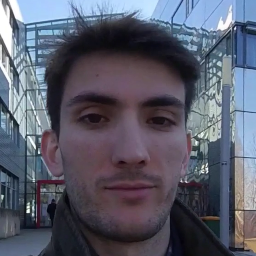
#> input picture original_face_0378.png, 256 x 256 px; its folder holds only this picture in this run
$ python -i data_aug.py   (imports and definitions only)   (older library calls are emulated)
#> lines starting #> are read from the running program, lines starting #| are printed output that depends on the picture
#> further down, picture is the input picture: PIL image 256x256 RGB; mean R, G, B 88.8, 91.3, 105.9
import os
import cv2
import math
import random
import scipy
import json
import copy
import base64
import zlib
import numpy as np
from scipy.ndimage.filters import gaussian_filter
from PIL import Image, ImageEnhance, ImageOps, ImageFile


import sys
sys.path.insert(0, '/home/dongx12/Data/cocoapi/PythonAPI/')
from pycocotools.coco import COCO
from pycocotools.cocoeval import COCOeval
from pycocotools import mask as maskUtils

# global parameter
set_ratio = 0.5

# [150 lines left out: functions load_json, mask_to_bbox, show_edge, annToRLE, annToMask, base64_2_mask and 6 more, not called in this run]

def data_aug_color(image):
    if random.random()<set_ratio:
        return image
    random_factor = np.random.randint(4, 17) / 10.
    color_image = ImageEnhance.Color(image).enhance(random_factor)
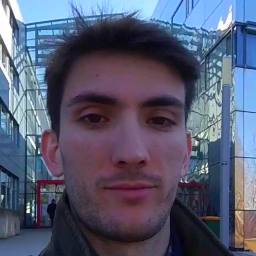
#> color_image: PIL image 256x256 RGB; mean R, G, B 86.4, 90.3, 112.9
    random_factor = np.random.randint(4, 17) / 10.
    brightness_image = ImageEnhance.Brightness(color_image).enhance(random_factor)
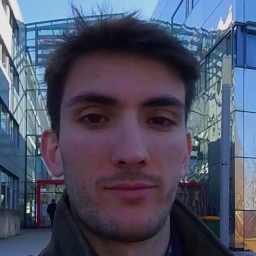
#> brightness_image: PIL image 256x256 RGB; mean R, G, B 77.4, 80.9, 101.1
    random_factor = np.random.randint(6, 15) / 10.
    contrast_image = ImageEnhance.Contrast(brightness_image).enhance(random_factor)
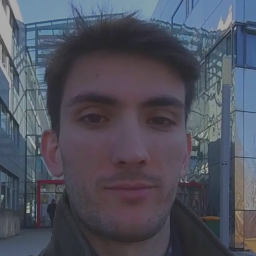
#> contrast_image: PIL image 256x256 RGB; mean R, G, B 78.8, 80.9, 93.1
    random_factor = np.random.randint(8, 13) / 10.
    return ImageEnhance.Sharpness(contrast_image).enhance(random_factor)

# [183 lines left out: functions data_aug_noise, padding, Normalize_Img, Anti_Normalize_Img, data_motion_blur, data_motion_blur_prior and 6 more, not called in this run]

>>> from PIL import Image
>>> picture = Image.open('../original_face_0378.png')
>>> result = data_aug_color(picture)
